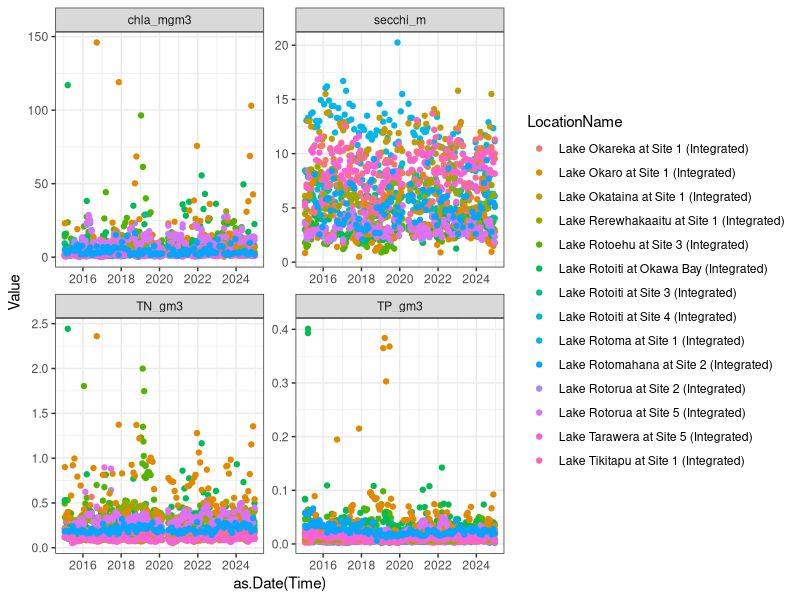
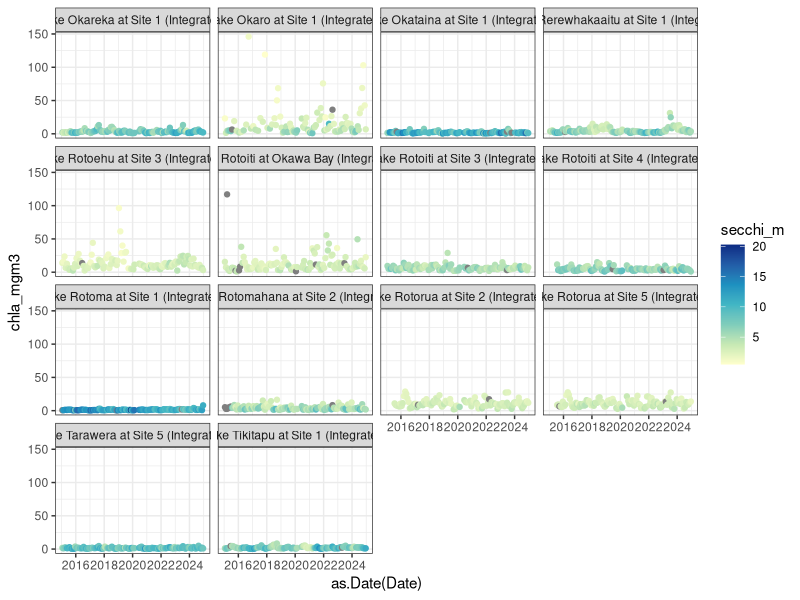
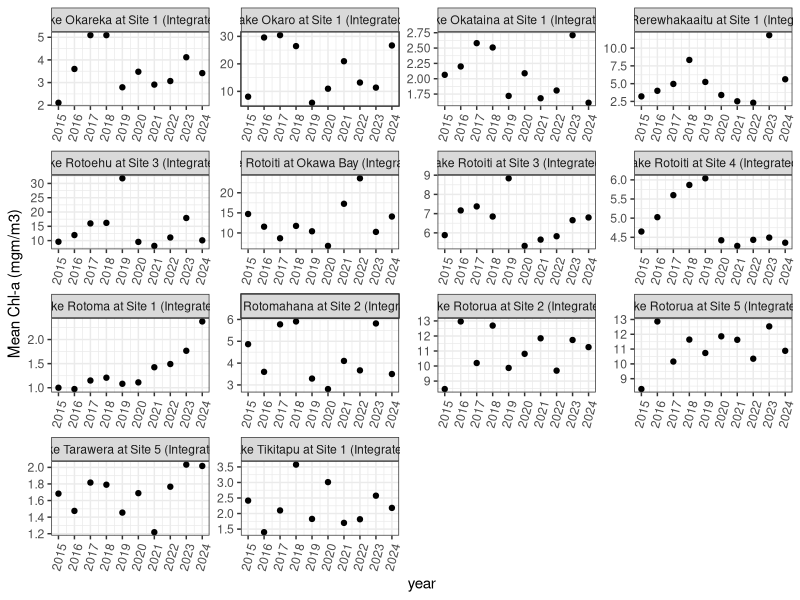
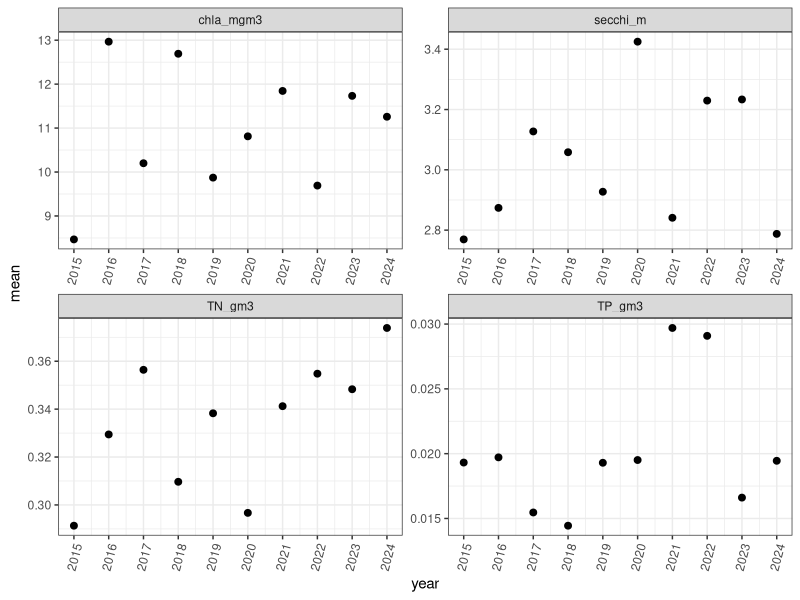
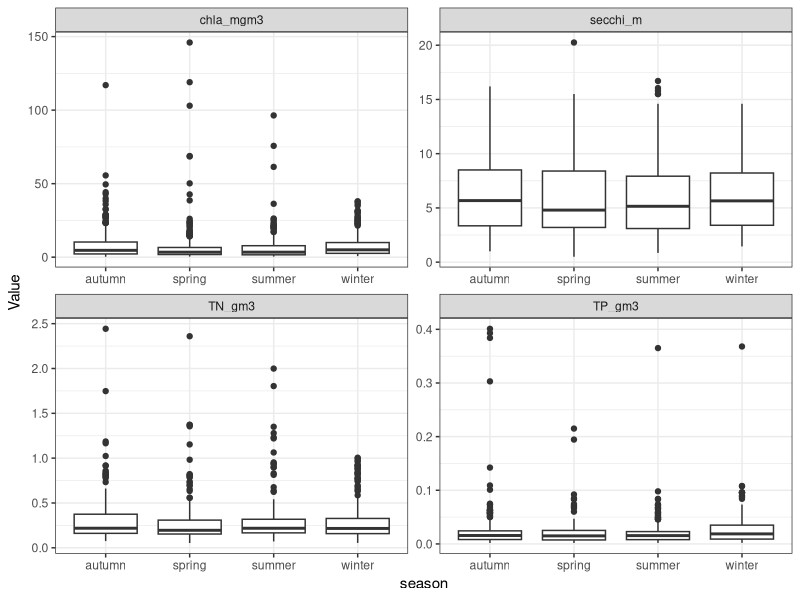
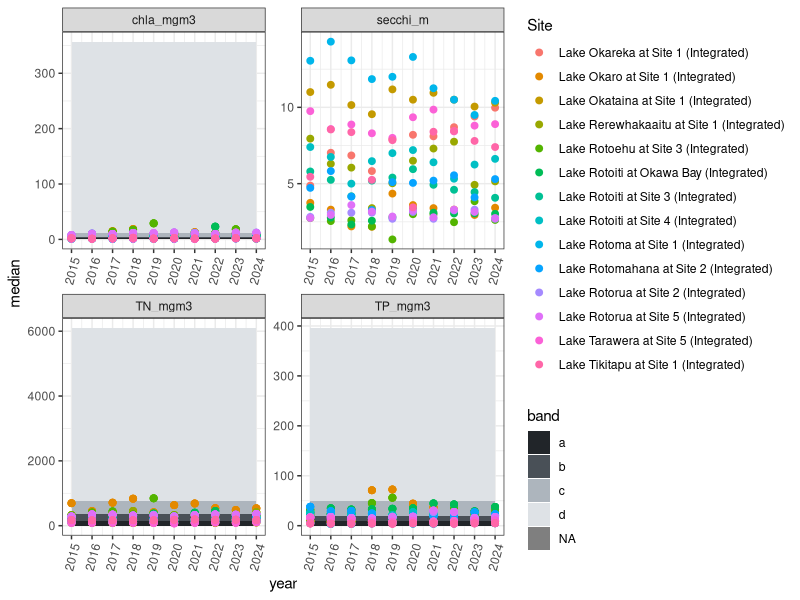
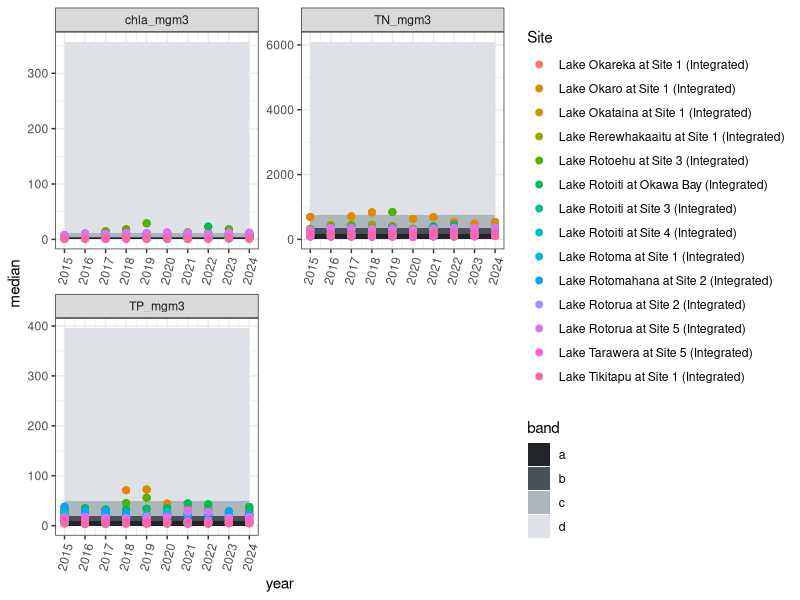

These figures' R source, in order:
## ---- chunk 1
library(tidyverse)
library(lubridate)

## ---- chunk 2
wq <- read.csv('./data/Lake_WQ_Timeseries.csv')
## ---- chunk 3
wq <- wq %>% 
  select(LocationName:Value, Parameter, Unit) # list the columns you want to keep, you can use, e.g. col1:col3 to select a range of columns
## ---- chunk 4
unique(wq$LocationName)
## ---- chunk 5

unique(wq$Parameter)

# This shows we have total nitrogen, total phosphorus, chlorophyll-a, and Secchi depth

## ---- chunk 6
wq <- wq %>% 
  mutate(Parameter = recode(Parameter, "TN (g/m^3)" = "TN_gm3"),
         Parameter = recode(Parameter, "TP (g/m^3)" = "TP_gm3"))
## ---- chunk 7
wq <- wq %>% 
  mutate(Parameter = recode(Parameter, "CHLA (mg/m^3)" = "chla_mgm3"),
         Parameter = recode(Parameter, "VC - SD (m)" = "secchi_m"))

## ---- chunk 8
ggplot(wq, aes(x = as.Date(Time), y = Value, color = LocationName)) +
  geom_point() +
  facet_wrap(~Parameter, scales = 'free') +
  theme_bw()

# the scales = 'free' in the facet_wrap() function allows the x and y-axes to vary by each panel
## ---- chunk 9

wq_wide <- wq %>% 
  pivot_wider(names_from = 'Parameter', values_from = 'Value')

## ---- chunk 10

wq_wide <- wq %>% 
  mutate(Date = as.Date(Time)) %>% 
  select(-Time, -Unit) %>% 
  pivot_wider(names_from = 'Parameter', values_from = 'Value')

## ---- chunk 11

wq_wide <- wq %>% 
  mutate(Date = as.Date(Time)) %>% # keeping these lines in our workflow to remove Time and Unit
  select(-Time, -Unit) %>% 
  group_by(LocationName, Date, Parameter) %>% 
  summarise(Value = mean(Value, na.rm = TRUE)) %>% 
  pivot_wider(names_from = 'Parameter', values_from = 'Value') # then we pivot wider

## ---- chunk 12
ggplot(wq_wide, aes(x = as.Date(Date), y = chla_mgm3, color = secchi_m)) +
  geom_point() +
  facet_wrap(~LocationName) +
  scale_color_distiller(palette = 'YlGnBu', direction = 2) +
  theme_bw()

# scale_color_distiller changes the color scheme,  you can google scale_color_distiller to find out other palettes you can use, direction = 2 just changes whether the scales goes from blue to yellow with blue as high or low, in this case, we want blue to be high. try changing direction = 1 and see what happens

## ---- chunk 13
wq_summary <- wq %>% 
  mutate(year = year(Time)) %>% 
  group_by(LocationName, Parameter, year) %>% 
  summarise(mean = mean(Value, na.rm = TRUE),
            median = median(Value, na.rm = TRUE),
            min = min(Value, na.rm = TRUE),
            max = max(Value, na.rm = TRUE),
            sd = sd(Value, na.rm = TRUE))
        
## ---- chunk 14
wq_summary %>% 
  filter(Parameter=='chla_mgm3') %>% # only plot TN
  ggplot(aes(x = year, y = mean)) +
  geom_point() +
  scale_x_continuous(breaks = seq(min(wq_summary$year), max(wq_summary$year), by = 1)) + # formats the years on the x-axis
  facet_wrap(~LocationName, scales = 'free') +
  theme_bw() +
  theme(axis.text.x = element_text(angle = 75, hjust = 1))  +
  ylab('Mean Chl-a (mgm/m3)')

        
## ---- chunk 15

wq_summary %>% 
  filter(LocationName=="Lake Rotorua at Site 2 (Integrated)") %>% # only plot TN
  ggplot(aes(x = year, y = mean)) +
  geom_point(size = 2) +
  scale_x_continuous(breaks = seq(min(wq_summary$year), max(wq_summary$year), by = 1)) + #formats the years on the x-axis
  facet_wrap(~Parameter, scales = 'free') +
  theme_bw() +
  theme(axis.text.x = element_text(angle = 75, hjust = 1)) # this rotates the x-axis label since the LocationNames are long

## ---- chunk 16
# go back to our original wq dataframe, not the summarised one and add a new column: season
wq <- wq %>% 
  mutate(season = ifelse(month(Time) %in% c(12, 1, 2), 'summer', NA),
         season = ifelse(month(Time) %in% c(3, 4, 5), 'autumn', season),
         season = ifelse(month(Time) %in% c(6, 7, 8), 'winter', season),
         season = ifelse(month(Time) %in% c(9, 10, 11), 'spring', season))
# this function says create a new column `season` and then we use the ifelse function to do this for each season based on the month


## ---- chunk 17

ggplot(wq, aes(x = season, y = Value)) +
  geom_boxplot() +
  facet_wrap(~Parameter, scales = 'free') +
  theme_bw()


## ---- chunk 18

wq_season_summary <- wq %>% 
  group_by(LocationName, season, Parameter) %>% 
  summarise(mean = mean(Value, na.rm = TRUE),
            median = median(Value, na.rm = TRUE),
            min = min(Value, na.rm = TRUE),
            max = max(Value, na.rm = TRUE),
            sd = sd(Value, na.rm = TRUE))

# Open up your dataframe and see if all looks good. There should be one value for each season, lake, and parameter
## ---- chunk 19
# read in  bands
bands <- read.csv('./data/NPSFM_bands.csv')
# we want to join `bands` with the `wq` dataframe, but the column name for `Parameter` is called `variable`. We will rename this so it matches with `wq`

bands <- bands %>% 
  rename(Parameter = variable)

## ---- chunk 20
wq_summary <- wq_summary %>% 
  select(LocationName, Parameter, year, median) %>% # select the columns we need
  mutate(median = ifelse(Parameter %in% c('TN_gm3', 'TP_gm3'), median*1000, median),
         Parameter = recode(Parameter, 
                            'TN_gm3' = 'TN_mgm3',
                            'TP_gm3' = 'TP_mgm3'))
print(unique(wq_summary$Parameter))
## ---- chunk 21

nof <- left_join(wq_summary, bands, by = 'Parameter')

## ---- chunk 22
nof <- nof %>% 
  group_by(Parameter) %>% 
  mutate(x_max = max(year),
         x_min = min(year))


## ---- chunk 23

ggplot(nof, aes(x = year, y = median, color = as.factor(LocationName))) +
  geom_rect(aes(xmin = x_min,
                xmax = x_max,
                ymin = y_min,
                ymax = y_max,
                fill = band),
            color = NA) +
  geom_point(size = 2) +
  scale_x_continuous(breaks = seq(min(wq_summary$year), max(wq_summary$year), by = 1)) + #formats the years on the x-axis
  scale_fill_manual(values = c('#212529', '#495057', '#adb5bd', '#dee2e6')) +
  facet_wrap(~Parameter, scales = 'free') +
  labs(color = 'Site') +
  theme_bw() +
  theme(axis.text.x = element_text(angle = 75, hjust = 1))

## ---- chunk 24

nof %>% 
  filter(Parameter!='secchi_m') %>% 
ggplot(aes(x = year, y = median, color = as.factor(LocationName))) +
  geom_rect(aes(xmin = x_min,
                xmax = x_max,
                ymin = y_min,
                ymax = y_max,
                fill = band),
            color = NA) +
  geom_point(size = 2) +
  scale_fill_manual(values = c('#212529', '#495057', '#adb5bd', '#dee2e6')) +
  facet_wrap(~Parameter, scales = 'free', nrow = 2) +
  labs(color = 'Site') +
  theme_bw() +
  theme(axis.text.x = element_text(angle = 75, hjust = 1)) +
  scale_x_continuous(breaks = seq(min(wq_summary$year), max(wq_summary$year), by = 1))  #formats the years on the x-axis



